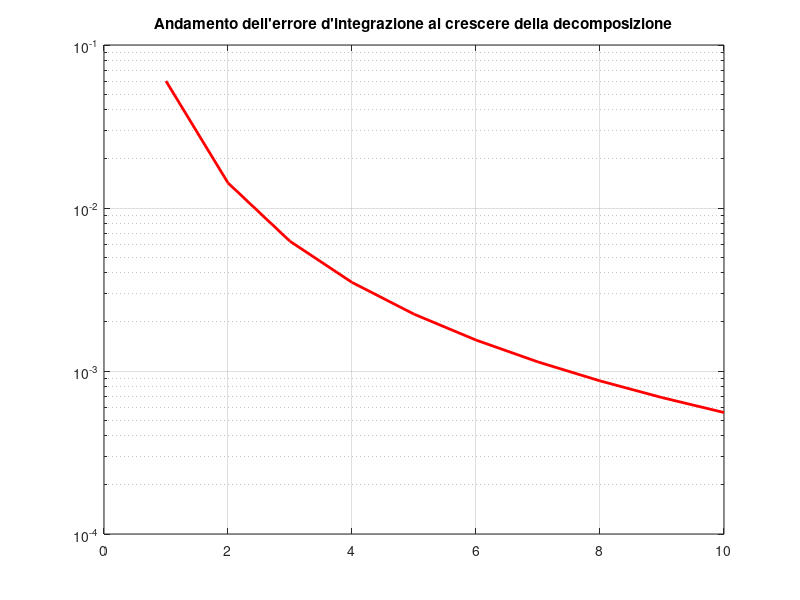

MATLAB code for this plot:



m = 10; 
n = 10;


function [ I ] = trapezi(f,a,b,c,d)
 
  hx = b-a;
  hy = d-c;
  
  I = ((hx*hy)/4)*(f(a,c)+f(a,d)+f(b,c)+f(b,d));

endfunction

function [ I ] = trapezi_iterata(f,a,b,c,d,m,n)

  hx = (b-a)/n;
  hy = (d-c)/m;

  I = 0;
  for i=0:n-1
    for j=0:m-1

      I = I + trapezi(f, a+i*hx, a+(i+1)*hx, c+j*hy, c+(j+1)*hy);  
    endfor
  endfor

endfunction

f  = @(x,y) (1./(1+x+y))

RealI = 0.523248;

for i=1:10
  I(i) = trapezi_iterata(f,0,1,0,1,i,i);
  err(i) = abs(I(i)-RealI) 
endfor


x=1:10;
semilogy(x,err,'r','linewidth',2);
title("Andamento dell'errore d'integrazione al crescere della decomposizione");
grid on







